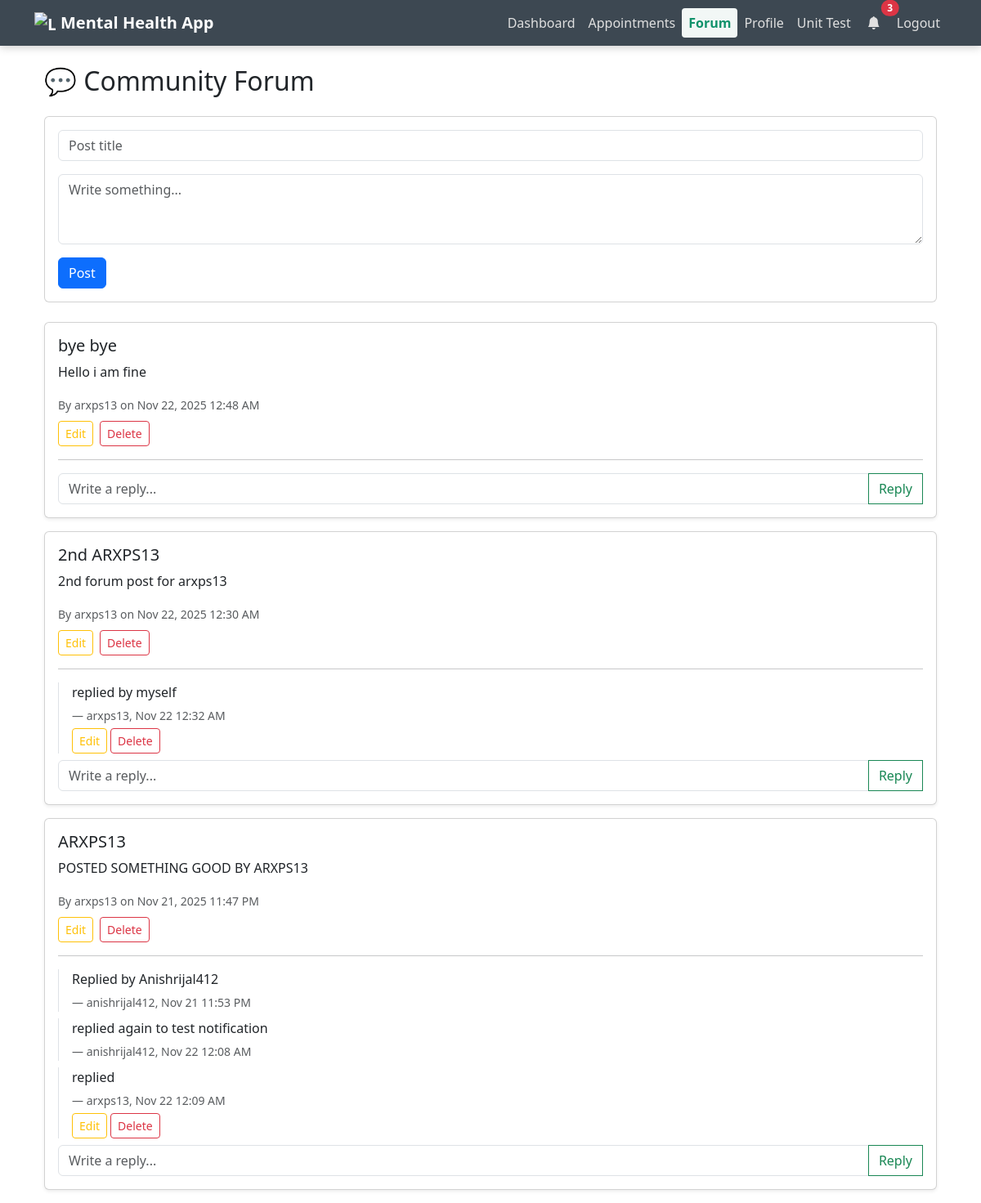
Page /forum (signed in) on the earlier database version.
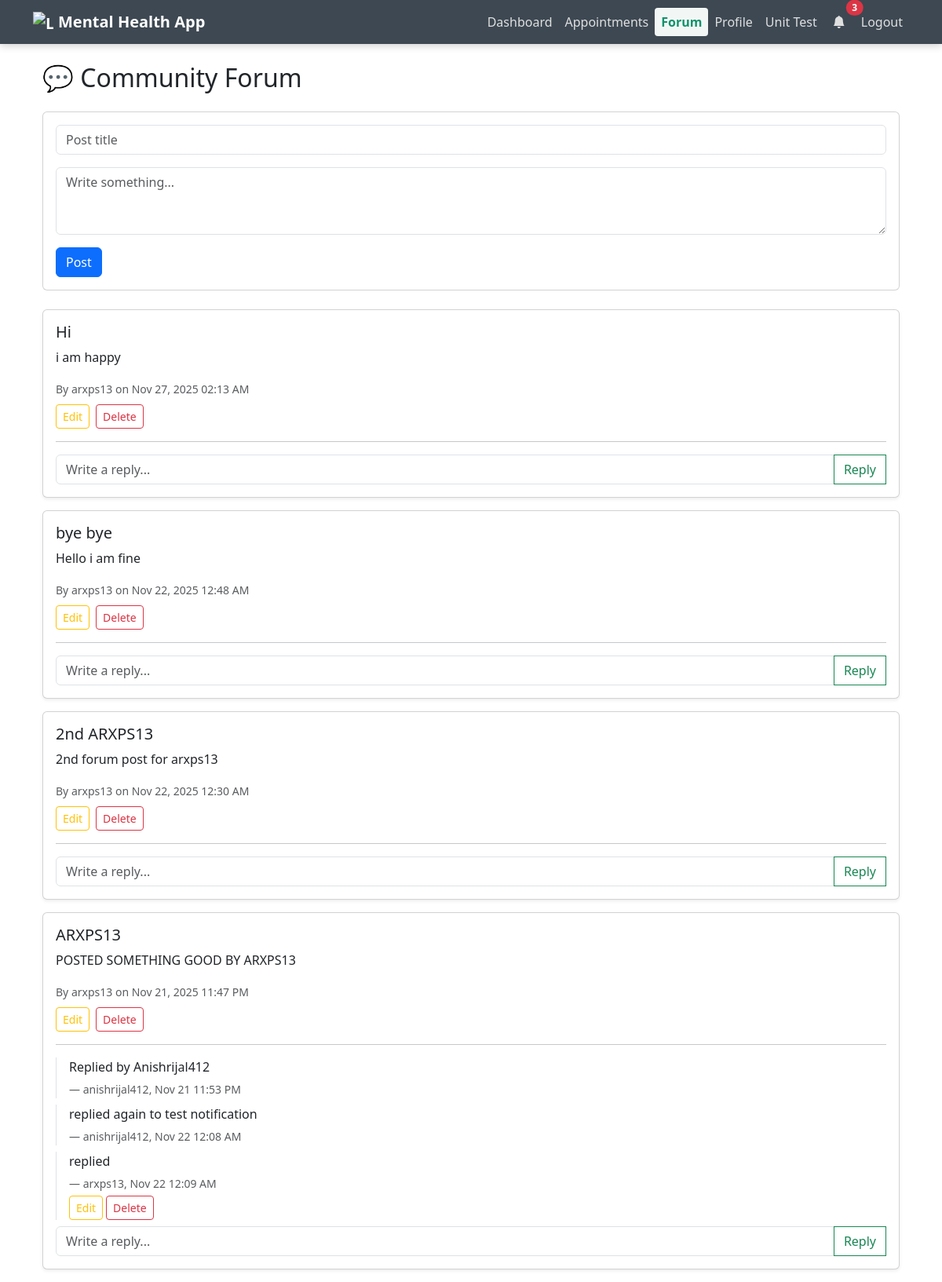
Same page on the later database version.
### models/forum.py (models this page shows)
class ForumPost(db.Model):
    __tablename__ = 'forum_posts'
    id = db.Column(db.Integer, primary_key=True)
    user_id = db.Column(db.Integer, db.ForeignKey('user.id'), nullable=False)
    title = db.Column(db.String(200), nullable=False)
    content = db.Column(db.Text, nullable=False)
    created_at = db.Column(db.DateTime, default=datetime.utcnow)
    user = db.relationship('User', backref=db.backref('forum_posts', lazy=True))
    replies = db.relationship('ForumReply', backref='post', cascade='all, delete-orphan')

class ForumReply(db.Model):
    __tablename__ = 'forum_replies'
    id = db.Column(db.Integer, primary_key=True)
    post_id = db.Column(db.Integer, db.ForeignKey('forum_posts.id'), nullable=False)
    user_id = db.Column(db.Integer, db.ForeignKey('user.id'), nullable=False)
    content = db.Column(db.Text, nullable=False)
    created_at = db.Column(db.DateTime, default=datetime.utcnow)
    user = db.relationship('User', backref=db.backref('forum_replies', lazy=True))

### models/user.py (models this page shows)
class User(db.Model, UserMixin):
    id = db.Column(db.Integer, primary_key=True)
    username = db.Column(db.String(50), nullable=False, unique=True)
    email = db.Column(db.String(120), nullable=False, unique=True)
    password = db.Column(db.String(200), nullable=False)

### routes/forum.py (the view)
@forum.route('/forum')
@login_required
def forum_home():
    posts = ForumPost.query.order_by(ForumPost.created_at.desc()).all()
    return render_template('forum.html', posts=posts)

### models/user.py (called while the page is built)
@login_manager.user_loader
def load_user(user_id):
    return User.query.get(int(user_id))

### templates/forum.html (shortened to what this page needs)
{% extends "base.html" %}
{% block content %}
<div class="container mt-4">
  <h2 class="mb-4">💬 Community Forum</h2>
  <div class="card mb-4">
    <div class="card-body">
      <form method="POST" action="{{ url_for('forum.new_post') }}">
        <div class="mb-3">
          <input type="text" name="title" class="form-control" placeholder="Post title" required>
        </div>
        <div class="mb-3">
          <textarea name="content" class="form-control" rows="3" placeholder="Write something..." required></textarea>
        </div>
        <div class="d-flex align-items-center gap-3">
          <button type="submit" class="btn btn-primary" id="new-post-submit">Post</button>
        </div>
      </form>
    </div>
  </div>
  {% for post in posts %}
  <div class="card mb-3 shadow-sm">
    <div class="card-body">
      <h5>{{ post.title }}</h5>
      <p>{{ post.content }}</p>
      <small class="text-muted">By {{ post.user.username }} on {{ post.created_at.strftime('%b %d, %Y %I:%M %p')
        }}</small>
        {% if current_user.is_authenticated and post.user_id == current_user.id %}
      <div class="mt-2 d-flex gap-2">
        <a class="btn btn-sm btn-outline-warning" href="{{ url_for('forum.edit_post', post_id=post.id) }}">Edit</a>
        <form method="POST" action="{{ url_for('forum.delete_post', post_id=post.id) }}" class="m-0">
          <button type="submit" class="btn btn-sm btn-outline-danger" onclick="return confirm('Delete this post and all replies?');">Delete</button>
        </form>
      </div>
      {% endif %}
      <hr>
      {% if post.replies %}
      {% for reply in post.replies %}
      <div class="border-start ps-3 mb-2">
        <p class="mb-1">{{ reply.content }}</p>
        <small class="text-muted">— {{ reply.user.username }}, {{ reply.created_at.strftime('%b %d %I:%M %p') }}</small>
         {% if current_user.is_authenticated and reply.user_id == current_user.id %}
        <div class="mt-1 d-flex gap-1">
          <a class="btn btn-sm btn-outline-warning" href="{{ url_for('forum.edit_reply', reply_id=reply.id) }}">Edit</a>
          <form method="POST" action="{{ url_for('forum.delete_reply', reply_id=reply.id) }}" class="m-0">
            <button type="submit" class="btn btn-sm btn-outline-danger" onclick="return confirm('Delete this reply?');">Delete</button>
          </form>
        </div>
        {% endif %}
      </div>
      {% endfor %}
      {% endif %}
      <form method="POST" action="{{ url_for('forum.reply_post', post_id=post.id) }}">
        <div class="input-group mt-2 align-items-center">
          <input type="text" name="content" class="form-control" placeholder="Write a reply..." required>
          <button class="btn btn-outline-success" type="submit">Reply</button>
        </div>
      </form>
    </div>
  </div>
  {% else %}
  <div class="alert alert-secondary">No posts yet. Be the first to start a conversation!</div>
  {% endfor %}
</div>
{% endblock %}

Differences in the rows shown:
removed ForumReply: content "replied by myself", user.username "arxps13", created_at "Nov 22 12:32 AM", shown under ForumPost "2nd ARXPS13"
added ForumPost: title "Hi", content "i am happy", user.username "arxps13", created_at "Nov 27, 2025 02:13 AM"
